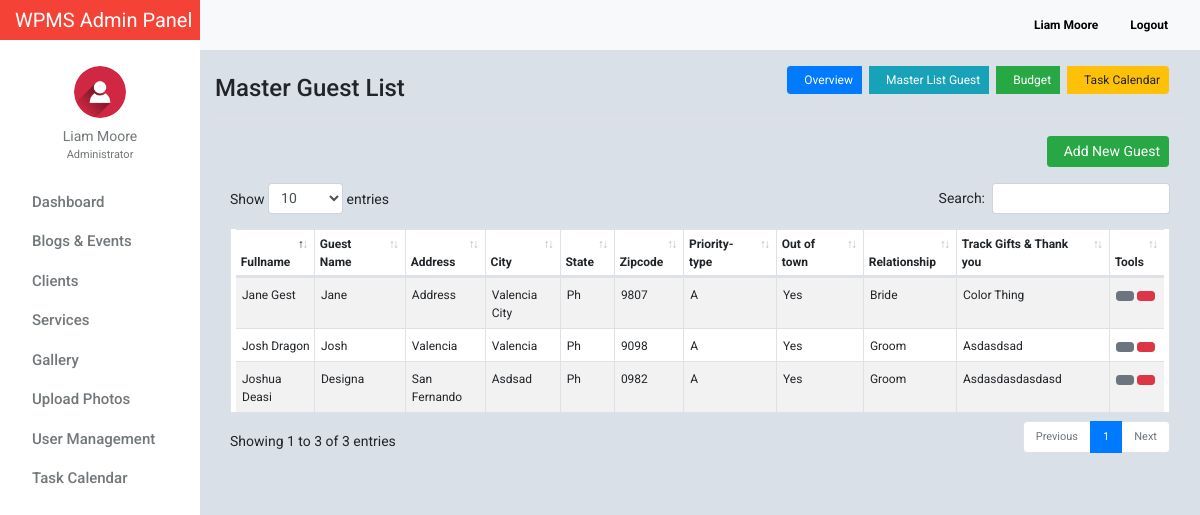
Screenshot of /admin/guest_list.php?booking_id=1&user_id=1 (signed in) with the database file from the repository.
### tables this page shows
CREATE TABLE `tblusers` (
  `id` int(11) NOT NULL,
  `firstname` varchar(32) NOT NULL,
  `lastname` varchar(32) NOT NULL,
  `gender` enum('m','f') NOT NULL,
  `username` varchar(50) NOT NULL,
  `password` varchar(50) NOT NULL,
  `email` varchar(100) NOT NULL,
  `designation` varchar(100) NOT NULL,
  `address` text NOT NULL,
  `access_level` enum('0','1','2') NOT NULL,
  `profile_picture` varchar(100) NOT NULL,
  `date_created` varchar(100) NOT NULL
);

CREATE TABLE `tblguest` (
  `id` int(11) NOT NULL,
  `booking_id` int(11) NOT NULL,
  `fullname` varchar(100) NOT NULL,
  `guestname` varchar(100) NOT NULL,
  `address` text NOT NULL,
  `state` char(4) NOT NULL,
  `zipcode` char(10) NOT NULL,
  `priority` enum('A','B','C','D','E') NOT NULL,
  `out_of_town` enum('y','n') NOT NULL,
  `relationship` varchar(32) NOT NULL,
  `tracks_and_gifts` text NOT NULL,
  `city` varchar(100) NOT NULL
);

### admin/include/database.php (called while the page is built, shortened)
<?php
class Database
{
    public $connection;
    public function open_connection()
    {
        $this->connection = mysqli_connect(DB_HOST, DB_USER, DB_PASS, DB_NAME);
    }
    public function query($sql)
    {
        $result = mysqli_query($this->connection, $sql);
        return $result;
    }
}
$db = new Database();
?>

### admin/include/db_object.php (called while the page is built, shortened)
<?php
class DB_Object
{
    public static function find_by_id($id) {
        $the_result_array = static::find_by_query("SELECT * FROM " . static::$db_table . " WHERE id = $id ORDER BY id DESC  LIMIT 1 ");
        return !empty($the_result_array) ? array_shift($the_result_array) : false;
    }
    public static function find_by_query($sql) {
        global $db;
        $result_set = $db->query($sql);
        $the_object_array = array();
        while($row = mysqli_fetch_array($result_set)) {
            $the_object_array[] = static::instantiation($row);
        }
        return $the_object_array;
    }
    public static function instantiation($the_record){
        $the_object = new $calling_class;
        foreach($the_record as $the_attribute => $value)
        {
            if($the_object->has_the_attribute($the_attribute)) {
                $the_object->$the_attribute = $value;
            }
        }
        return $the_object;
    }
    private function has_the_attribute($the_attribute) {
        $object_properties = get_object_vars($this);
        return array_key_exists($the_attribute, $object_properties);
    }
}
?>

### admin/include/Users.php (called while the page is built, shortened)
<?php
class Users extends DB_Object
{
    public $profile_picture;
    public $upload_directory = "upload/users";
    public $image_placeholder = "http://placehold.it/64x64&text=images";
    public function profile_picture_picture() {
        return empty($this->profile_picture) ? $this->image_placeholder : $this->upload_directory. '/' .$this->profile_picture;
    }
}
?>

### admin/include/Guest.php (called while the page is built, shortened)
<?php
class Guest extends DB_Object
{
    public static function getGuest($booking_id) {
        global $db;
        $sql = "SELECT * FROM tblguest WHERE booking_id = $booking_id";
        $result_set = $db->query($sql);
        $the_object_array = array();
        while($row = mysqli_fetch_array($result_set)) {
            $the_object_array[] = static::instantiation($row);
        }
        return $the_object_array;
    }
}
?>

### admin/include/Helper.php (called while the page is built, shortened)
<?php
function trim_body($text, $max_length = 30, $tail = '...') {
    return $text;
}

### admin/guest_list.php (the view, shortened to what this page needs)
<?php
     $booking_id = $_GET['booking_id'];
     $user_id = $_GET['user_id'];
     $links='booking_id='.$booking_id.'&user_id='.$user_id;
     $guest_list =  Guest::getGuest($booking_id);
?>
<?php $users_profile = Users::find_by_id($_SESSION['id']); ?>
<!doctype html>
<html lang="en">
<head>
    <link href="css/bootstrap.min.css" rel="stylesheet">
    <link href="css/dashboard.css" rel="stylesheet">
    <link href="css/dataTables.bootstrap4.min.css" rel="stylesheet">
    <link rel="stylesheet" type="text/css"
          href="https://cdn.materialdesignicons.com/2.1.19/css/materialdesignicons.min.css">
</head>
<body>
<?php include_once 'include/sidebar.php'; ?>
<div class="d-flex justify-content-between flex-wrap flex-md-nowrap align-items-center pb-2 mb-3 border-bottom">
    <h4 class="h4 mt-4">Master Guest List</h4>
    <div class="btn-toolbar mb-2 mb-md-0">
        <div class="btn-group mr-2">
            <a class="btn btn-sm btn-primary mr-2 " style="font-size: 12px;" href="client_manage_account_details.php?<?= $links; ?>"><i class="mdi mdi-buffer mr-2"></i> Overview</a>
            <a class="btn btn-sm btn-info mr-2 " style="font-size: 12px;" href="guest_list.php?<?= $links; ?>"><i class="mdi mdi-account-plus mr-2"></i> Master List Guest</a>
            <a class="btn btn-sm btn-success mr-2 " style="font-size: 12px;" href="budget.php?<?= $links; ?>"><i class="mdi mdi-currency-usd mr-2"></i> Budget</a>
            <a class="btn btn-sm btn-warning mr-2 " style="font-size: 12px;" href="task_calendar.php?<?= $links; ?>"><i class="mdi mdi-calendar-text mr-2"></i> Task Calendar</a>
        </div>
    </div>
</div>
<div class="text-right mr-2 mb-3">
    <a class="btn btn-sm btn-success mr-2" href="guest_add.php?<?= $links; ?>"><i class="mdi mdi-account-plus mr-2"></i> Add New Guest</a>
</div>
<table id="guest_list" class="table table-striped table-hover table-bordered table-sm" cellspacing="0" width="100%" style="background: white;padding: 0 5px;">
    <thead>
        <tr>
            <th>Fullname</th>
            <th>Guest Name</th>
            <th>Address</th>
            <th>City</th>
            <th>State</th>
            <th>Zipcode</th>
            <th>Priority-type</th>
            <th>Out of town</th>
            <th>Relationship</th>
            <th>Track Gifts &amp; Thank you</th>
            <th>Tools</th>
        </tr>
    </thead>
    <tbody>
    <?php foreach ($guest_list as $guest_list_rows) : ?>
        <tr>
            <td class="special"><?= trim_body($guest_list_rows->fullname);?></td>
            <td class="special"><?= $guest_list_rows->guestname; ?></td>
            <td class="special"><?= trim_body($guest_list_rows->address); ?></td>
            <td class="special"><?= $guest_list_rows->city; ?></td>
            <td class="special"> <?= $guest_list_rows->state; ?></td>
            <td class="special"><?= $guest_list_rows->zipcode; ?></td>
            <td class="special"><?= $guest_list_rows->priority; ?></td>
            <td class="special"><?= ($guest_list_rows->out_of_town == 'y') ? 'Yes' : 'No'; ?></td>
            <td class="special"><?= ($guest_list_rows->relationship == 'b') ? 'Bride': 'Groom'; ?></td>
            <td class="special"><?= trim_body($guest_list_rows->tracks_and_gifts); ?></td>
            <td class="special">
                <a href="guest_edit.php?id=<?= $guest_list_rows->id; ?>&<?= $links; ?>" class="btn btn-secondary btn-sm" data-toggle="tooltip" data-placement="top" title="Edit This Guest"><i class="mdi mdi-account-edit"></i></a>
                <a href="guest_delete.php?id=<?= $guest_list_rows->id; ?>&<?= $links; ?>" class="btn btn-danger btn-sm" data-toggle="tooltip" data-placement="top" title="Delete This Guest"><i class="mdi mdi-account-remove"></i></a>
            </td>
        </tr>
    <?php endforeach; ?>
    </tbody>
</table>
</main>
</div>
</div>
</body>
</html>

### admin/include/sidebar.php (shortened to what this page needs)
<nav class="navbar sticky-top p-0" style="width: 16.7%;background-color: #f44336;">
    <a class="navbar-brand col-sm-3 col-md-2 mr-0" style="color:white;" href="dashboard.php">
        WPMS Admin Panel
    </a>
</nav>
<div class="container-fluid">
    <div class="row">
        <nav class="col-md-2 d-none d-md-block bg-light sidebar">
            <div class="sidebar-sticky">
                <ul class="nav flex-column">
                    <li class="nav-item mt-3">
                        <div class="text-center">
                            <a href="users_profile.php" class="user-button">
                                <img src="<?= $users_profile->profile_picture_picture(); ?>" class="img-fluid rounded-circle" width="52" height="52" alt="">
                                <div class="user-profile"><?= $users_profile->firstname . ' ' . $users_profile->lastname; ?></div>
                            </a>
                                <div class="text-center mt-0" style="font-size: 11px;color:#72777a;">
                                    <?= ($users_profile->designation == 0) ? 'Administrator' : 'Moderator'; ?>
                                </div>
                        </div>
                    </li>
                    <li class="nav-item"><div class="dropdown-divider"></div></li>
                    <li class="nav-item">
                        <a class="nav-link" href="dashboard.php">
                            Dashboard <span class="sr-only">(current)</span>
                        </a>
                    </li>
                    <li class="nav-item"><div class="dropdown-divider"></div></li>
                    <li class="nav-item">
                        <a class="nav-link" href="blog_events.php">
                            Blogs &amp; Events
                        </a>
                    </li>
                    <li class="nav-item"><div class="dropdown-divider"></div></li>
                    <li class="nav-item">
                        <a class="nav-link" href="client.php" >
                            Clients
                        </a>
                    </li>
                    <li class="nav-item"><div class="dropdown-divider"></div></li>
                    <li class="nav-item">
                        <a class="nav-link" href="service_list.php">
                            Services
                        </a>
                    </li>
                    <li class="nav-item"><div class="dropdown-divider"></div></li>
                    <li class="nav-item">
                        <a class="nav-link" href="photos_view.php">
                            Gallery
                        </a>
                    </li>
                    <li class="nav-item"><div class="dropdown-divider"></div></li>
                    <li class="nav-item">
                        <a class="nav-link" href="photos_add.php">
                            Upload Photos
                        </a>
                    </li>
                    <li class="nav-item"><div class="dropdown-divider"></div></li>
                    <li class="nav-item">
                        <a class="nav-link" href="users.php">
                            User Management
                        </a>
                    </li>
                    <li class="nav-item"><div class="dropdown-divider"></div></li>
                    <li class="nav-item">
                        <a class="nav-link" href="task_all_calendar.php">
                            Task Calendar
                        </a>
                    </li>
                </ul>
            </div>
        </nav>
        <main role="main" class="col-md-9 ml-sm-auto col-lg-10" style="margin-top: -40px;z-index: 999">
            <nav class="navbar navbar-expand-lg navbar-light bg-light" style="margin-left:-15px;margin-right: -15px;">
                <button class="navbar-toggler" type="button" data-toggle="collapse" data-target="#navbarNav" aria-controls="navbarNav" aria-expanded="false" aria-label="Toggle navigation">
                </button>
                <div class="form-inline my-2 my-lg-0">
                    <a class="nav-link" href="users_profile.php"><b><?= ucfirst($users_profile->firstname) . ' ' . ucfirst($users_profile->lastname); ?></b></a>
                    <a class="nav-link" href="logout.php"><b><i class="mdi mdi-logout" style="color: #f44336!important;"></i> Logout</b></a>
                </div>
            </nav>

### admin/css/dashboard.css (style rules this page uses)
body { font-size: .875rem; font-family: 'Roboto', 'Segoe UI',sans-serif; background: #D9E0E7; }
.sidebar { position: fixed; top: 0; bottom: 0; left: 0; z-index: 100; padding: 0; box-shadow: inset -1px 0 0 rgba(0, 0, 0, .1); background-color: #fff; }
.sidebar-sticky { position: -webkit-sticky; position: sticky; top: 40px; height: calc(100vh - 48px); height: 100% !important; padding-top: 2.5rem; overflow-x: hidden; overflow-y: auto; background-color: #fff; }
.sidebar .nav-link { font-weight: 500; color: #72777a; font-size: 15px; text-transform: capitalize; transition: all 2s linear; font-family: 'Roboto', sans-serif; }
.nav.flex-column li.nav-item:nth-child(2) { margin-top:10px; }
.user-profile { color: #72777a; margin-top: 8px; }
img.img-fluid.rounded-circle { margin-top: 10px; }
.form-inline.my-2.my-lg-0 a.nav-link { color: black; font-size: 12px; }
.dropdown-divider { border-top: 1px solid #fff; }
.nav.flex-column a.nav-link { padding: .0rem 1rem; }
.user-profile { text-transform: capitalize; }
.btn-group.mr-2 { border-top-right-radius: 0 !important; border-left-right-radius: 0 !important; }

### admin/guest_list.php (style rules this page uses)
table.table.table-striped.table-bordered.table-sm { font-size:12px; }
td.special { padding: 0; padding-top: 8px; padding-left:6px; padding-bottom:6px; margin-top:5px; text-transform: capitalize; }

### rows the page displays
tblusers: profile_picture (picture), firstname "Liam", lastname "Moore"
tblguest: fullname "Josh Dragon", guestname "Josh", address "Valencia", city "Valencia", state "Ph", zipcode "9098", priority "A", out_of_town "Yes", relationship "Groom", tracks_and_gifts "Asdasdsad"
tblguest: fullname "Jane Gest", guestname "Jane", address "Address", city "Valencia City", state "Ph", zipcode "9807", priority "A", out_of_town "Yes", relationship "Bride", tracks_and_gifts "Color Thing"
tblguest: fullname "Joshua Deasi", guestname "Designa", address "San Fernando", city "Asdsad", state "Ph", zipcode "0982", priority "A", out_of_town "Yes", relationship "Groom", tracks_and_gifts "Asdasdasdasdasd"
